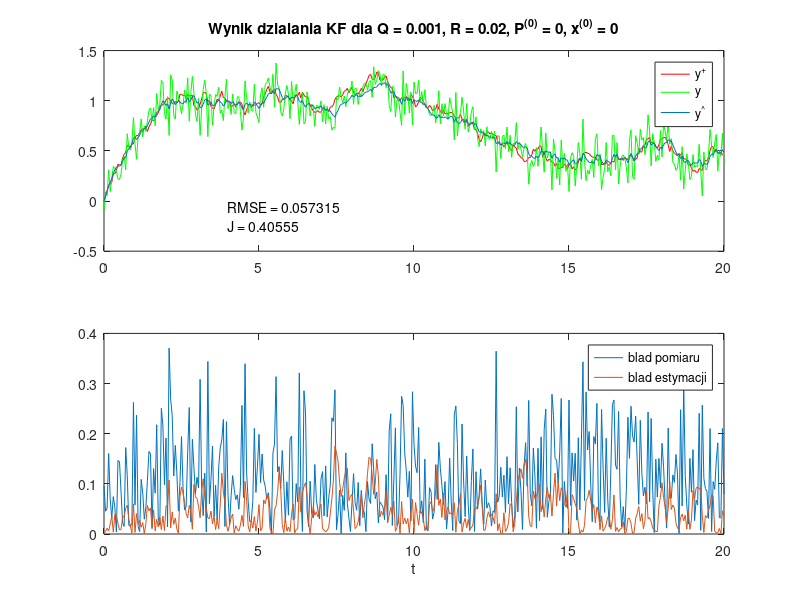

This figure's MATLAB source:
%% BADANIE WLASNOSCI FILTRU KALMANA
close all; clear all; clc;

%% Parametry z tej tylko sekcji nalezy zmieniac w ramach sprawozdania
P0 = 0; x0 = 0;     % wartosci poczatkowe kowariancji i stanu
Q = 1e-3;           % wariancja szumu procesu - nastawa KF
R = 0.02;           % wariancja szumu pomiarowego - nastawa KF
% -------------------------------------------------------------------------
Am = 0.9512;        % macierze stanu MODELU podawanego pozniej do KF
Bm = 0.04877;
Cm = 1;

%% Parametry obiektu 'rzeczywistego' i przygotowanie symulacji
A = 0.9512;
B = 0.04877;
C = 1;
% Ze wzgledu na wymiary obiektu (jedna zmienna stanu), wszystkie macierze
% staja sie skalarami.

% Czas ciagly i dyskretny
tp = 0.05;      % okres probkowania
T = 0:tp:20;    % wektor czasu
M = length(T);  % liczba probek

% Wektory szumow do symulacji
var_v = 1e-3;       % wariancja szumu wewnetrznego (blad modelowania)
var_n = 2e-2;       % wariancja szumu pomiarowego, parametry obiektu
v = randn(1, M) * sqrt(var_v);  % szum wewnetrzny (symulacja bledow modelowania)
n = randn(1, M) * sqrt(var_n);  % szum pomiarowy

u = ones(1, M); % wektor wejsc - skok jednostkowy
u(round(M/2):end) = 0.5; % zmiana amplitudy w polowie symulacji
% Uwaga: zmiane wymuszenia znamy, nie jest to wiec blad modelowania!

% Wektory do wypelnienia w petli
x = zeros(1, M);
y_real = zeros(1,M);
y = zeros(1,M);
x(1) = 0; % wartosc poczatkowa

% Petla czasowa - do wygenerowania danych WZOROWYCH (dzialanie obiektu)
for k = 1:M-1
    x(k+1) = A*x(k) + B*u(k) + v(k);    % rownanie stanu
    y_real(k) = C*x(k);                 % wyjscie 'idealne'
    y(k) = y_real(k) + n(k);            % pomiar - wyjscie zaszumione
    % W praktyce dostep mamy zwykle tylko do pomiaru!
end
% Ostatni obrot petli osobno
y_real(M) = C*x(M);
y(M) = y_real(M) + n(M);


%% Implementacja filtru Kalmana

% Wektory do wypelnienia w petli
x_hat = zeros(1, M);
P = zeros(1,M);

P(1) = P0;       % poczatkowa kowariancja
x_hat(1) = x0;   % wartosc poczatkowa

for k = 2:M
    
    % Etap predykcji
    x_p = Am*x_hat(k-1) + Bm*u(k-1);
    P_p = Am*P(k-1)*Am' + Q;
    
    % Etap filtracji
    K = P_p*Cm' * (Cm*P_p*Cm' + R)^-1;
    x_hat(k) = x_p + K * (y(k) - Cm*x_p);
    P(k) = (1 - K*Cm) * P_p;
    
end
y_hat = Cm*x_hat;    % wektor wyjsc z filtru

% Obliczenie bledow
blad_pomiaru = abs(y - y_real);
blad_estymacji = abs(y_hat - y_real);

% Wskaznik jakosci
RMSE = sqrt(1/M * sum((x_hat - x).^2));
J = sum(blad_estymacji) / sum(blad_pomiaru);

%% Wykresy - przedstawienie wynikow
figure('position',[100,100,1200,600]);
subplot(2, 1, 1);
h = plot(T, y_real, T, y, T, y_hat);
set(h(1), 'color', 'r', 'linewidth', 0.7);
set(h(2), 'color', 'g', 'linewidth', 0.7);
set(h(3), 'color', [0 0.4470 0.7410], 'linewidth', 0.7);
legend('y^{+}', 'y', 'y^{\^}');
title(['Wynik dzialania KF dla Q = ', num2str(Q), ', R = ', ...
    num2str(R), ', P^{(0)} = ', num2str(P(1)), ', x^{(0)} = ', num2str(x_hat(1))]);
yMax = get(gca, 'ylim');
text(4, 0.3*yMax(2)+yMax(1), ['RMSE = ', num2str(RMSE)]);
text(4, 0.17*yMax(2)+yMax(1), ['J = ', num2str(J)]);
subplot(2, 1, 2);
g = plot(T, blad_pomiaru, T, blad_estymacji);
qq = legend('blad pomiaru', 'blad estymacji');
xlabel('t');